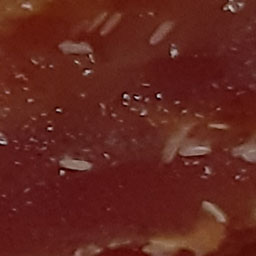
#> input picture dataset/nonsegar (1).jpg, 256 x 256 px, found by its file name; its folder holds only this picture in this run
$ python main.py
#> lines starting #> are read from the running program, lines starting #| are printed output that depends on the picture
#> the answer given: 1
### ektraksi_fitur.py
import cv2
import numpy as np
import math
import os
import csv

def color_moment() :
    path = r"D:/ujicoba/dataset/"
    image_fitur = []
    for file in os.listdir(path):
        image=cv2.imread(os.path.abspath(path +"/"+file))
#> image is the input picture: shape (256, 256, 3); mean B, G, R 30.1, 38, 98.2
        print(file)
        resized_image= cv2.resize(image,(256,256))
        bgr = cv2.cvtColor(resized_image, cv2.COLOR_RGB2BGR)

        B = bgr[:,:,0]
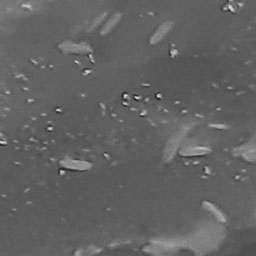
#> B: shape (256, 256); min 29, max 229, mean 98.2
        G = bgr[:,:,1]
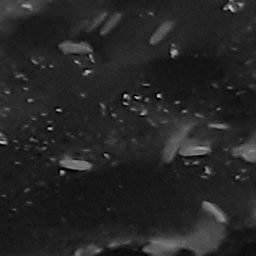
#> G: shape (256, 256); min 0, max 204, mean 38
        R = bgr[:,:,2]
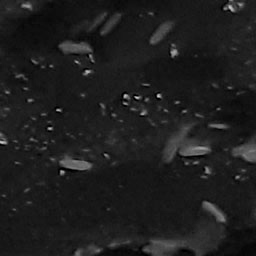
#> R: shape (256, 256); min 0, max 204, mean 30.1

#menghitung jumlah pixel
        totalB = B.size
#> totalB = 65536
        totalG = G.size
#> totalG = 65536
        totalR = R.size
#> totalR = 65536

#menghitung jumlah nilai pixel

        jumlahB = B.sum()
#> jumlahB = 6434038
        jumlahG = G.sum()
#> jumlahG = 2490386
        jumlahR = R.sum()
#> jumlahR = 1972241

        #mean(rata-rata)

        meanB = jumlahB/totalB
#> meanB = 98.18
        meanG = jumlahG/totalG
#> meanG = 38
        meanR = jumlahR/totalR
#> meanR = 30.09

        #stdev

        stdB = ((B-meanB)**2).sum()
#> stdB = 11132824.5
        stdG = ((G-meanG)**2).sum()
#> stdG = 22829338
        stdR = ((R-meanR)**2).sum()
#> stdR = 17334155.8

        hasilakhir_stdB = math.sqrt((stdB/totalB))
#> hasilakhir_stdB = 13.03
        hasilakhir_stdG = math.sqrt((stdG/totalG))
#> hasilakhir_stdG = 18.66
        hasilakhir_stdR = math.sqrt((stdR/totalR))
#> hasilakhir_stdR = 16.26

        #skewness

        meanijB = (B - meanB)
        meanijG = (G - meanG)
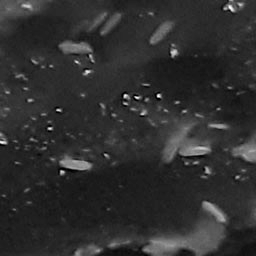
#> meanijG: shape (256, 256) float64; min -38, max 166, mean 0; drawn with min black and max white
        meanijR = (R - meanR)

        skewnessB = (meanijB**3).sum()
#> skewnessB = 350717577.7
        skewnessG = (meanijG**3).sum()
#> skewnessG = 1.09e+09
        skewnessR = (meanijR**3).sum()
#> skewnessR = 924341759.8

        if skewnessB >= 0 :
            hasilakhir_skewB = math.pow(skewnessB/totalB, float(1)/3)
#> hasilakhir_skewB = 17.49
        elif skewnessB < 0 :
            hasilakhir_skewB = -np.float_power(abs(skewnessB/totalB), float(1)/3)
        if skewnessG >= 0 :
            hasilakhir_skewG = math.pow(skewnessG/totalG, float(1)/3)
#> hasilakhir_skewG = 25.52
        elif skewnessG < 0 :
            hasilakhir_skewG = -math.pow(abs(skewnessG/totalG), float(1)/3)
        if skewnessR >= 0 :
            hasilakhir_skewR = math.pow(skewnessR/totalR, float(1)/3)
#> hasilakhir_skewR = 24.16
        elif skewnessR < 0 :
            hasilakhir_skewR = -math.pow(abs(skewnessR/totalR), float(1)/3)

#untuk labeling
        kelas = 0
        if file.startswith("segar") :
            kelas = 1
        else :
            kelas = 2

        fitur = {

            "file" : file,
            "meanB" : meanB,
            "meanG" : meanG,
            "meanR" : meanR,
            "standar_devB" : hasilakhir_stdB,
            "standar_devG" : hasilakhir_stdG,
            "standar_devR" : hasilakhir_stdR,
            "skewness_B" : hasilakhir_skewB,
            "skewness_G" : hasilakhir_skewG,
            "skewness_R" : hasilakhir_skewR,
            "class" : kelas
        }

        image_fitur.append(fitur)
        csv_columns = ['file','meanB','meanG', 'meanR','standar_devB','standar_devG','standar_devR','skewness_B','skewness_G','skewness_R','class']

        csv_file = "data_ayam.csv"
        try :
            with open(csv_file, 'w', newline='') as csvfile :
                writer = csv.DictWriter(csvfile, fieldnames=csv_columns)
                writer.writeheader()
                for data  in image_fitur :
                    writer.writerow(data)
#> this loop made 1 pass
        except IOError:
            print("I/O error")

### main.py
from ektraksi_fitur import color_moment
from svm import training, prediksi,evaluasi
from clear_scr import clear_screen

def menu():
    print("===================================")
    print("[1] Ektraksi Fitur")
    print("[2] Training dan Testing")
    print("[3] Prediksi")
    print("[4] Evaluasi")
    print("[0] Keluar")

menu()
option = int(input("Enter your option:"))

while option != 0:
    if option ==1:
        color_moment()
        print("ektraksi fitur selesai")
    elif option ==2:
        training()
        print("Training Selesai")
    elif option ==3:
        prediksi()
        print("Prediksi Selesai")
    elif option ==4:
        evaluasi()
        print("Evaluasi Selesai klasifikasi")
    else:
        print("invalid option")

    print("\n")
#> (the run stopped early here; a loop or call above may not have finished)

$ run again, on dataset/nonsegar (17).jpg
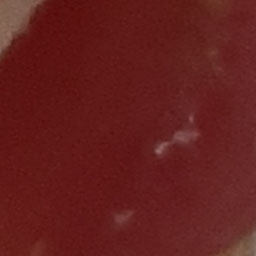
#> input picture dataset/nonsegar (17).jpg, 256 x 256 px, found by its file name
#> in color_moment, image is the input picture: shape (256, 256, 3); mean B, G, R 29.2, 31, 99.2
#> in color_moment, `G = bgr[:,:,1]`:
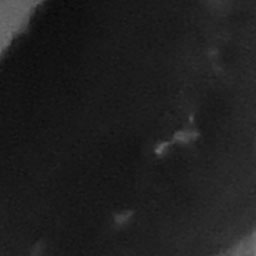
#> G: shape (256, 256); min 9, max 113, mean 31
#> jumlahB = 6503831
#> jumlahG = 2030002
#> jumlahR = 1910400
#> meanB = 99.24
#> meanG = 30.98
#> meanR = 29.15
#> stdB = 2899535.7
#> stdG = 10600050.3
#> stdR = 8264871.8
#> hasilakhir_stdB = 6.65
#> hasilakhir_stdG = 12.72
#> hasilakhir_stdR = 11.23
#> in color_moment, `meanijG = (G - meanG)`:
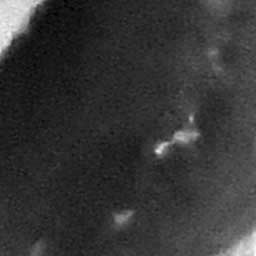
#> meanijG: shape (256, 256) float64; min -21.98, max 82.02, mean 0; drawn with min black and max white
#> skewnessB = 43797539.2
#> skewnessG = 418625901.1
#> skewnessR = 226283651.4
#> hasilakhir_skewB = 8.74
#> hasilakhir_skewG = 18.55
#> hasilakhir_skewR = 15.11
#> the loop in color_moment, `for data  in image_fitur :` made 1 pass

$ run again, on dataset/nonsegar (18).jpg
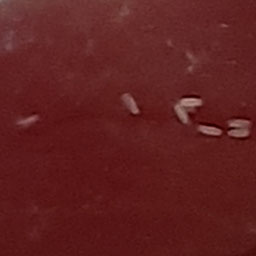
#> input picture dataset/nonsegar (18).jpg, 256 x 256 px, found by its file name
#> in color_moment, image is the input picture: shape (256, 256, 3); mean B, G, R 31.9, 32.1, 95.2
#> in color_moment, `G = bgr[:,:,1]`:
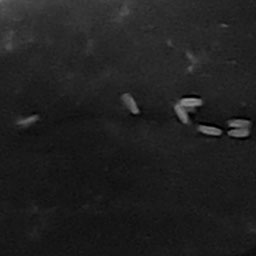
#> G: shape (256, 256); min 0, max 149, mean 32.1
#> jumlahB = 6236243
#> jumlahG = 2105877
#> jumlahR = 2090601
#> meanB = 95.16
#> meanG = 32.13
#> meanR = 31.9
#> stdB = 5866345
#> stdG = 10537265.4
#> stdR = 9892532.2
#> hasilakhir_stdB = 9.46
#> hasilakhir_stdG = 12.68
#> hasilakhir_stdR = 12.29
#> in color_moment, `meanijG = (G - meanG)`:
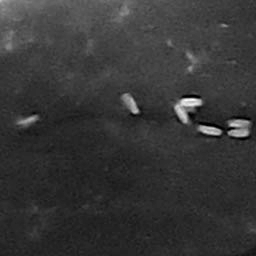
#> meanijG: shape (256, 256) float64; min -32.13, max 116.9, mean 0; drawn with min black and max white
#> skewnessB = 130570048.9
#> skewnessG = 350586521.2
#> skewnessR = 302879210.7
#> hasilakhir_skewB = 12.58
#> hasilakhir_skewG = 17.49
#> hasilakhir_skewR = 16.66
#> the loop in color_moment, `for data  in image_fitur :` made 1 pass

$ run again, on dataset/nonsegar (19).jpg
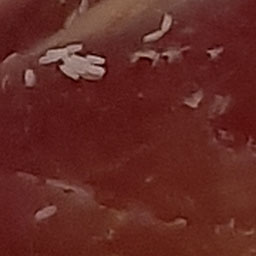
#> input picture dataset/nonsegar (19).jpg, 256 x 256 px, found by its file name
#> in color_moment, image is the input picture: shape (256, 256, 3); mean B, G, R 35.5, 41, 98.5
#> in color_moment, `B = bgr[:,:,0]`:
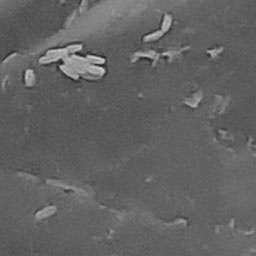
#> B: shape (256, 256); min 29, max 215, mean 98.5
#> jumlahB = 6455756
#> jumlahG = 2685802
#> jumlahR = 2324580
#> meanB = 98.51
#> meanG = 40.98
#> meanR = 35.47
#> stdB = 14311242.8
#> stdG = 28810897
#> stdR = 24311932.1
#> hasilakhir_stdB = 14.78
#> hasilakhir_stdG = 20.97
#> hasilakhir_stdR = 19.26
#> in color_moment, `meanijR = (R - meanR)`:
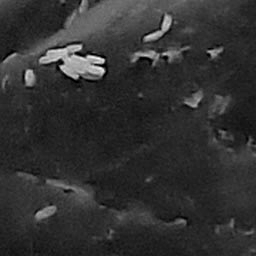
#> meanijR: shape (256, 256) float64; min -35.47, max 146.5, mean 0; drawn with min black and max white
#> skewnessB = 475652334.3
#> skewnessG = 1.42e+09
#> skewnessR = 1.27e+09
#> hasilakhir_skewB = 19.36
#> hasilakhir_skewG = 27.85
#> hasilakhir_skewR = 26.9
#> the loop in color_moment, `for data  in image_fitur :` made 1 pass

$ run again, on dataset/nonsegar (10).jpg
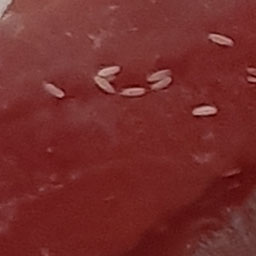
#> input picture dataset/nonsegar (10).jpg, 256 x 256 px, found by its file name
#> in color_moment, image is the input picture: shape (256, 256, 3); mean B, G, R 42.8, 44.6, 116.7
#> jumlahB = 7646485
#> jumlahG = 2922875
#> jumlahR = 2807115
#> meanB = 116.7
#> meanG = 44.6
#> meanR = 42.83
#> stdB = 12249325.6
#> stdG = 22173184.7
#> stdR = 20909371.1
#> hasilakhir_stdB = 13.67
#> hasilakhir_stdG = 18.39
#> hasilakhir_stdR = 17.86
#> in color_moment, `meanijG = (G - meanG)`:
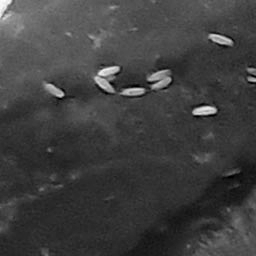
#> meanijG: shape (256, 256) float64; min -44.6, max 133.4, mean 0; drawn with min black and max white
#> skewnessB = 247949551.7
#> skewnessG = 836118088.9
#> skewnessR = 747271713.4
#> hasilakhir_skewB = 15.58
#> hasilakhir_skewG = 23.37
#> hasilakhir_skewR = 22.51
#> the loop in color_moment, `for data  in image_fitur :` made 1 pass
